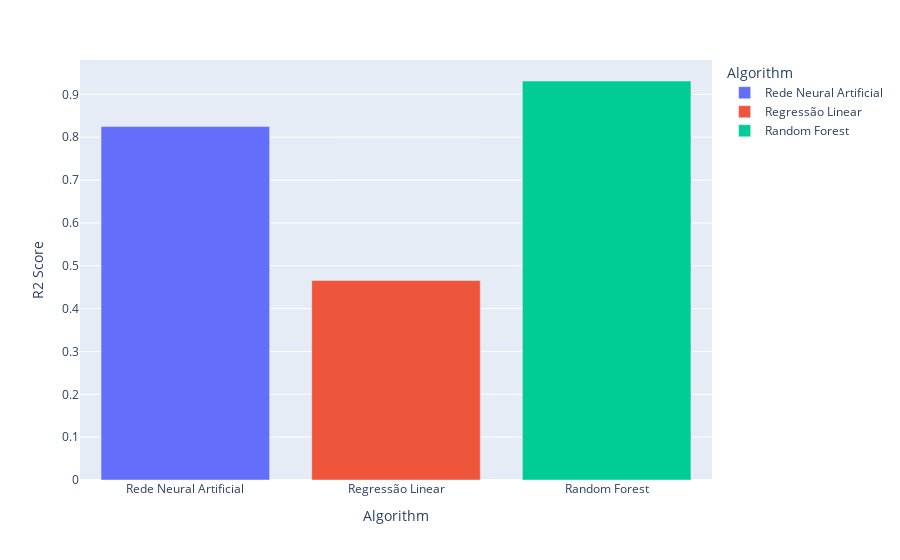

Notebook cell for this chart:
### Markdown cell above
### R2 Score

Coeficiente de determinação: função de pontuação de regressão.

### Code cell
metrics_df = pd.DataFrame(data=[
    ['Rede Neural Artificial', np.mean(mlp_r2_values)],
    ['Regressão Linear', np.mean(rl_r2_values)],
    ['Random Forest', np.mean(rf_r2_values)]
  ],
  columns=['Algorithm', 'R2 Score'],
  
)
fig = px.bar(metrics_df, x='Algorithm', y='R2 Score', color='Algorithm')
fig.show()

### Figure 1 — Plotly figure (JSON) as saved in the notebook; plotly's stock layout.template omitted (floating-point values rounded to 4 significant figures)
{"data": [{"alignmentgroup": "True", "hovertemplate": "Algorithm=%{x}<br>R2 Score=%{y}<extra></extra>", "legendgroup": "Rede Neural Artificial", "marker": {"color": "#636efa", "pattern": {"shape": ""}}, "name": "Rede Neural Artificial", "offsetgroup": "Rede Neural Artificial", "orientation": "v", "showlegend": true, "textposition": "auto", "type": "bar", "x": ["Rede Neural Artificial"], "xaxis": "x", "y": [0.8249], "yaxis": "y"}, {"alignmentgroup": "True", "hovertemplate": "Algorithm=%{x}<br>R2 Score=%{y}<extra></extra>", "legendgroup": "Regressão Linear", "marker": {"color": "#EF553B", "pattern": {"shape": ""}}, "name": "Regressão Linear", "offsetgroup": "Regressão Linear", "orientation": "v", "showlegend": true, "textposition": "auto", "type": "bar", "x": ["Regressão Linear"], "xaxis": "x", "y": [0.4658], "yaxis": "y"}, {"alignmentgroup": "True", "hovertemplate": "Algorithm=%{x}<br>R2 Score=%{y}<extra></extra>", "legendgroup": "Random Forest", "marker": {"color": "#00cc96", "pattern": {"shape": ""}}, "name": "Random Forest", "offsetgroup": "Random Forest", "orientation": "v", "showlegend": true, "textposition": "auto", "type": "bar", "x": ["Random Forest"], "xaxis": "x", "y": [0.9312], "yaxis": "y"}], "layout": {"barmode": "relative", "legend": {"title": {"text": "Algorithm"}, "tracegroupgap": 0}, "margin": {"t": 60}, "xaxis": {"anchor": "y", "categoryarray": ["Rede Neural Artificial", "Regressão Linear", "Random Forest"], "categoryorder": "array", "domain": [0, 1], "title": {"text": "Algorithm"}}, "yaxis": {"anchor": "x", "domain": [0, 1], "title": {"text": "R2 Score"}}}}
